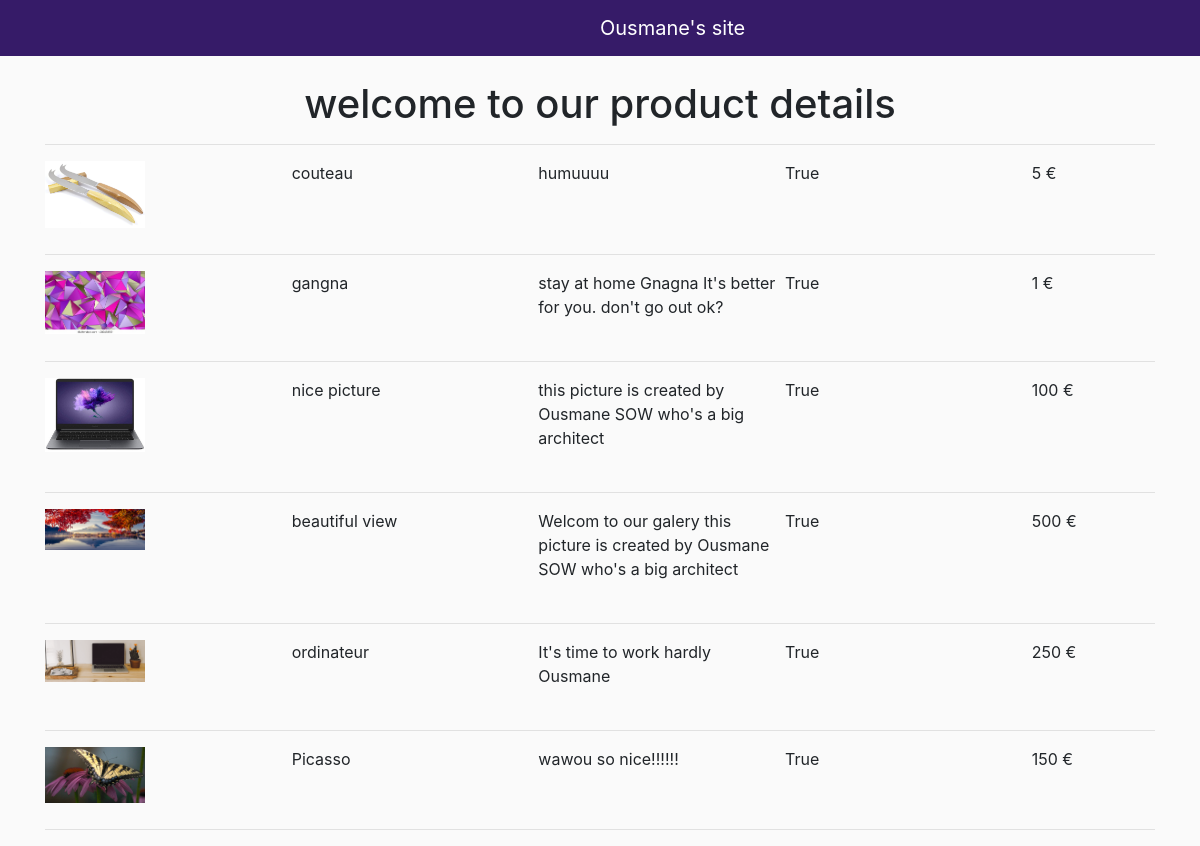
Screenshot of /viewart/ with the database file from the repository.
### ecom/models.py (models this page shows, shortened)
class Product(models.Model):
    category = models.ForeignKey(Category, on_delete=models.CASCADE)
    name = models.CharField(max_length=200)
    image = models.ImageField(null=True, blank=True)
    description = models.CharField(max_length=200)
    price = models.IntegerField()
    available = models.BooleanField(default=True)
    created = models.DateTimeField(auto_now_add=True)
    updated = models.DateTimeField(auto_now=True)
    @property
    def imageURL(self):
        try:
            url = self.image.url
        except:
            url = ' '
        return url

### ecom/views.py (the view)
# urls.py: path("viewart/", views.viewart, name="viewart"),
def viewart(response):
    products = Product.objects.all()
    return render(response, 'ecom/viewart.html', {'products':products})

### ecom/templates/ecom/viewart.html (shortened to what this page needs)
{% extends 'ecom/cart1.html' %} {% load static %} {% block content %}
<div>
    <h1 style="text-align: center;">    welcome to our product details</h1>
   <hr>
    {% for item in products %}
      <div class="cart-row">
        <div style="flex: 2">
          <img class="row-image" src="{{item.imageURL}}" />
        </div>
        <div style="flex: 2"><p>{{item.name}}</p></div>
        <div style="flex: 2"><p>{{item.description}} </p></div>
        <div style="flex: 2"><p>{{item.available}}</p></div>
        <div style="flex: 1"><p>{{item.price}} €</p></div>
      </div><hr>
    {% endfor %}
</div>
{% endblock  %}

### static/css/main.css (style rules this page uses)
body { background-color: hsl(0, 0%, 98%); }
.row-image { width: 100px; }
.cart-row { display: flex; align-items: flex-stretch; padding-bottom: 10px; margin-bottom: 10px; }

### rows the page displays
Product: imageURL (picture), name "couteau", description "humuuuu", available "True", price "5"
Product: imageURL (picture), name "gangna", description "stay at home Gnagna It's better for you. don't go out ok?", available "True", price "1"
Product: imageURL (picture), name "nice picture", description "this picture is created by Ousmane SOW who's a big architect", available "True", price "100"
Product: imageURL (picture), name "beautiful view", description "Welcom to our galery this picture is created by Ousmane SOW who's a big architect", available "True", price "500"
Product: imageURL (picture), name "ordinateur", description "It's time to work hardly Ousmane", available "True", price "250"
Product: imageURL (picture), name "Picasso", description "wawou so nice!!!!!!", available "True", price "150"
